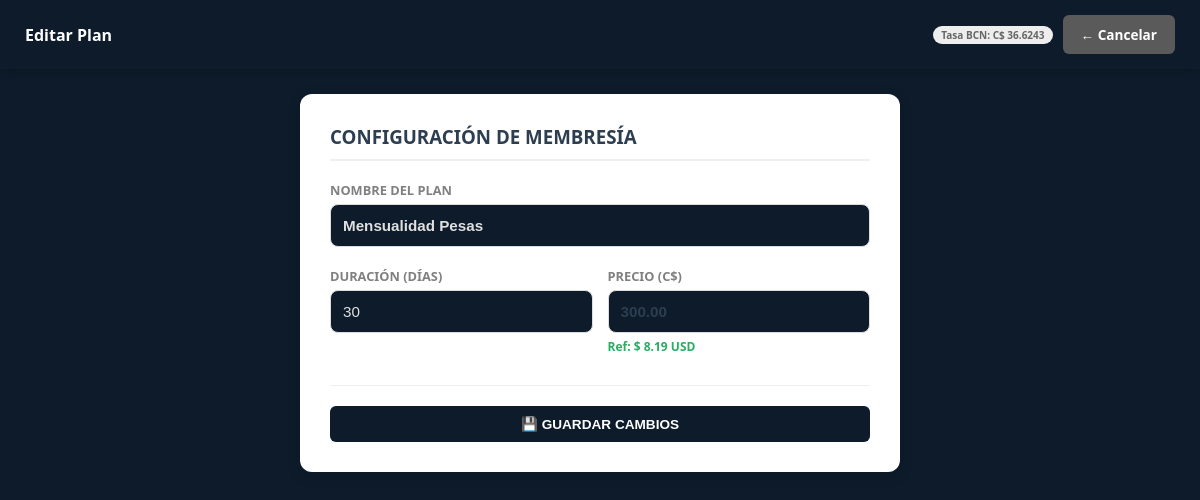
Page /views/admin/editar_plan.php?id=1 (signed in) on the committed database.
### tables this page shows
CREATE TABLE `configuracion` (
  `id` int(11) NOT NULL DEFAULT 1,
  `nombre_gym` varchar(100) DEFAULT 'GYM MA DB',
  `moneda_nombre` varchar(50) DEFAULT 'Córdoba Nicaragüense',
  `moneda_iso` varchar(3) DEFAULT 'NIO',
  `moneda_simbolo` varchar(5) DEFAULT 'C$',
  `tipo_cambio_bcn` decimal(10,4) DEFAULT 36.6243,
  `ultima_actualizacion` timestamp NOT NULL DEFAULT current_timestamp() ON UPDATE current_timestamp(),
  `direccion_gym` text DEFAULT NULL,
  `telefono_gym` varchar(20) DEFAULT NULL,
  `logo_ruta` varchar(255) DEFAULT 'logo_default.png',
  `tema` varchar(20) DEFAULT 'default'
);

CREATE TABLE `planes` (
  `id` int(11) NOT NULL,
  `nombre_plan` varchar(100) NOT NULL,
  `duracion_dias` int(11) NOT NULL,
  `precio` decimal(10,2) NOT NULL,
  `estado` enum('ACTIVO','INACTIVO') DEFAULT 'ACTIVO'
);

### config/AppConfig.php (called while the page is built, shortened)
<?php
class AppConfig {
    private $conn;
    private $table_name = "configuracion";
    public function __construct($db) {
        $this->conn = $db;
    }
    private function asegurarColumnaTema() {
        try {
            $this->conn->exec("ALTER TABLE configuracion ADD COLUMN tema VARCHAR(20) DEFAULT 'default'");
        } catch (PDOException $e) {}
    }
    public function obtenerConfig() {
        $query = "SELECT * FROM " . $this->table_name . " WHERE id = 1 LIMIT 1";
        $stmt = $this->conn->prepare($query);
        $stmt->execute();
        $this->config_cache = $stmt->fetch(PDO::FETCH_ASSOC);
        return $this->config_cache;
    }
}

### classes/Plan.php (called while the page is built, shortened)
<?php
class Plan {
    private $conn;
    private $table = "planes";
    public function __construct($db) { $this->conn = $db; }
    public function obtenerPorId($id) {
        $query = "SELECT * FROM " . $this->table . " WHERE id = ?";
        $stmt = $this->conn->prepare($query);
        $stmt->execute([$id]);
        return $stmt->fetch(PDO::FETCH_ASSOC);
    }
}

### views/admin/editar_plan.php (the view, shortened to what this page needs)
<?php
require_once "../../config/AppConfig.php";
require_once "../../classes/Plan.php";
$db = (new Database())->getConnection();
$configObj = new AppConfig($db);
$config = $configObj->obtenerConfig();
$planObj = new Plan($db);
$tasa = $config['tipo_cambio_bcn'] ?? 36.6243;
$tema = $_SESSION['tema'] ?? 'default';
$id = $_GET['id'] ?? 0;
$p = $planObj->obtenerPorId($id);
?>
<!DOCTYPE html>
<html lang="es">
<head>
    <link rel="stylesheet" href="../../public/css/estilos.css">
</head>
<body class="<?php echo ($tema !== 'default') ? 'tema-' . $tema : ''; ?>">
    <header>
        <div class="logo"><h2><i class="fas fa-tag"></i> Editar Plan</h2></div>
        <div style="display:flex; align-items:center; gap:10px;">
            <span class="tasa-badge">Tasa BCN: C$ <?php echo number_format($tasa, 4); ?></span>
            <a href="gestion_planes.php" class="btn-volver gris">← Cancelar</a>
        </div>
    </header>
    <div class="dashboard-wrapper">
        <div style="background: white; padding: 30px; border-radius: 12px; max-width: 600px; margin: 0 auto; box-shadow: 0 4px 15px rgba(0,0,0,0.1);">
            <h3 style="margin-top:0; color:#2c3e50; border-bottom: 2px solid #eee; padding-bottom: 10px;">CONFIGURACIÓN DE MEMBRESÍA</h3>
            <form action="../../controllers/PlanController.php" method="POST">
                <div style="display: flex; flex-direction: column; gap: 20px; margin-top: 20px;">
                    <div style="display:flex; flex-direction:column;">
                        <label style="font-size:0.8rem; color:gray; margin-bottom:5px;">NOMBRE DEL PLAN</label>
                        <input type="text" name="nombre_plan" value="<?php echo $p['nombre_plan']; ?>" required
                               style="padding:12px; border:1px solid #ddd; border-radius:8px; font-weight:bold;">
                    </div>
                    <div style="display: grid; grid-template-columns: 1fr 1fr; gap: 15px;">
                        <div style="display:flex; flex-direction:column;">
                            <label style="font-size:0.8rem; color:gray; margin-bottom:5px;">DURACIÓN (DÍAS)</label>
                            <input type="number" name="duracion_dias" value="<?php echo $p['duracion_dias']; ?>" required
                                   style="padding:12px; border:1px solid #ddd; border-radius:8px;">
                        </div>
                        <div style="display:flex; flex-direction:column;">
                            <label style="font-size:0.8rem; color:gray; margin-bottom:5px;">PRECIO (C$)</label>
                            <input type="number" step="0.01" name="precio" id="precio_input" value="<?php echo $p['precio']; ?>" required
                                   style="padding:12px; border:1px solid #ddd; border-radius:8px; font-weight:bold; color:#2c3e50;">
                            <span id="ref_usd" class="helper-text">Ref: $ <?php echo number_format($p['precio'] / $tasa, 2); ?> USD</span>
                        </div>
                    </div>
                </div>
                <div style="text-align:right; margin-top:30px; border-top: 1px solid #eee; padding-top: 20px;">
                    <button type="submit" name="btn_actualizar_plan" class="btn-accion" style="border:none; cursor:pointer; width: 100%;">
                        💾 GUARDAR CAMBIOS
                    </button>
                </div>
            </form>
        </div>
    </div>
</body>
</html>

### public/css/estilos.css (style rules this page uses)
:root { --primary: #27ae60; --secondary: #2c3e50; --danger: #e74c3c; --warning: #f39c12; --info: #3498db; --dark: #1a1a1a; --light: #f4f4f4; --bg-body: #f4f4f4; --bg-card: #ffffff; --text-main: #333333; --text-muted: #666666; --border-color: #dddddd; --header-bg: #2c3e50; --input-bg: #ffffff; --input-text: #333333; --input-border: #cccccc; --link-color: #2980b9; }
body.tema-darkblue { --primary: #3498db; --secondary: #0d1b2a; --danger: #e74c3c; --warning: #f39c12; --info: #5dade2; --dark: #f4f4f4; --light: #1b263b; --bg-body: #0d1b2a; --bg-card: #1b263b; --text-main: #e0e0e0; --text-muted: #94a3b8; --border-color: #334155; --header-bg: #0d1b2a; --input-bg: #0d1b2a; --input-text: #e0e0e0; --input-border: #334155; --link-color: #3498db; }
* { box-sizing: border-box; }
body { font-family: 'Segoe UI', Tahoma, Geneva, Verdana, sans-serif; background-color: var(--bg-body); color: var(--text-main); margin: 0; }
header { background: var(--header-bg); color: white; padding: 15px 25px; display: flex; justify-content: space-between; align-items: center; box-shadow: 0 2px 10px rgba(0,0,0,0.2); }
.dashboard-wrapper { padding: 25px; max-width: 1400px; margin: 0 auto; }
.btn-accion, .btn-menu { display: inline-block; padding: 10px 18px; background: var(--secondary); color: white !important; text-decoration: none; border-radius: 6px; font-weight: 600; font-size: 0.85rem; transition: all 0.2s ease; border: none; cursor: pointer; }
.btn-volver { display: inline-block; padding: 8px 15px; background: var(--header-bg); color: white; text-decoration: none; border-radius: 5px; font-size: 0.8rem; font-weight: 600; }
input, select, textarea { background: var(--input-bg); color: var(--input-text); border: 1px solid var(--input-border); padding: 12px; border-radius: 6px; font-size: 0.95rem; width: 100%; }
label { color: var(--text-muted); font-weight: 600; font-size: 0.8rem; margin-bottom: 6px; display: block; }
h1, h2, h3, h4, h5, h6 { color: var(--text-main); margin-top: 0; }
a { color: var(--link-color); text-decoration: none; }
.tasa-badge { background: var(--header-bg); color: white; padding: 6px 15px; border-radius: 20px; font-size: 13px; font-weight: bold; }
.logo h2 { color: white; font-size: 1rem; margin: 0; }
body.tema-oscuro header h2, body.tema-darkblue header h2 { color: white; }
body.tema-oscuro .logo h2, body.tema-darkblue .logo h2 { color: white; }
.btn-volver { display: inline-block; padding: 10px 18px; background: var(--secondary); color: white !important; text-decoration: none; border-radius: 6px; font-weight: 600; font-size: 0.85rem; transition: all 0.2s ease; }
.btn-volver.gris { background: #7f8c8d; }
body.tema-oscuro .btn-volver.gris, body.tema-darkblue .btn-volver.gris { background: #5a5a5a; }

### views/admin/editar_plan.php (style rules this page uses)
.helper-text { font-size: 0.75rem; color: #27ae60; margin-top: 5px; font-weight: bold; }
.tasa-badge { font-size: 10px; background: #eee; padding: 2px 8px; border-radius: 10px; color: #666; }

### rows in the picture
configuracion: tipo_cambio_bcn "36.6243"
planes: nombre_plan "Mensualidad Pesas", duracion_dias "30", precio "300.00", $p['precio']/$tasa "8.19"
